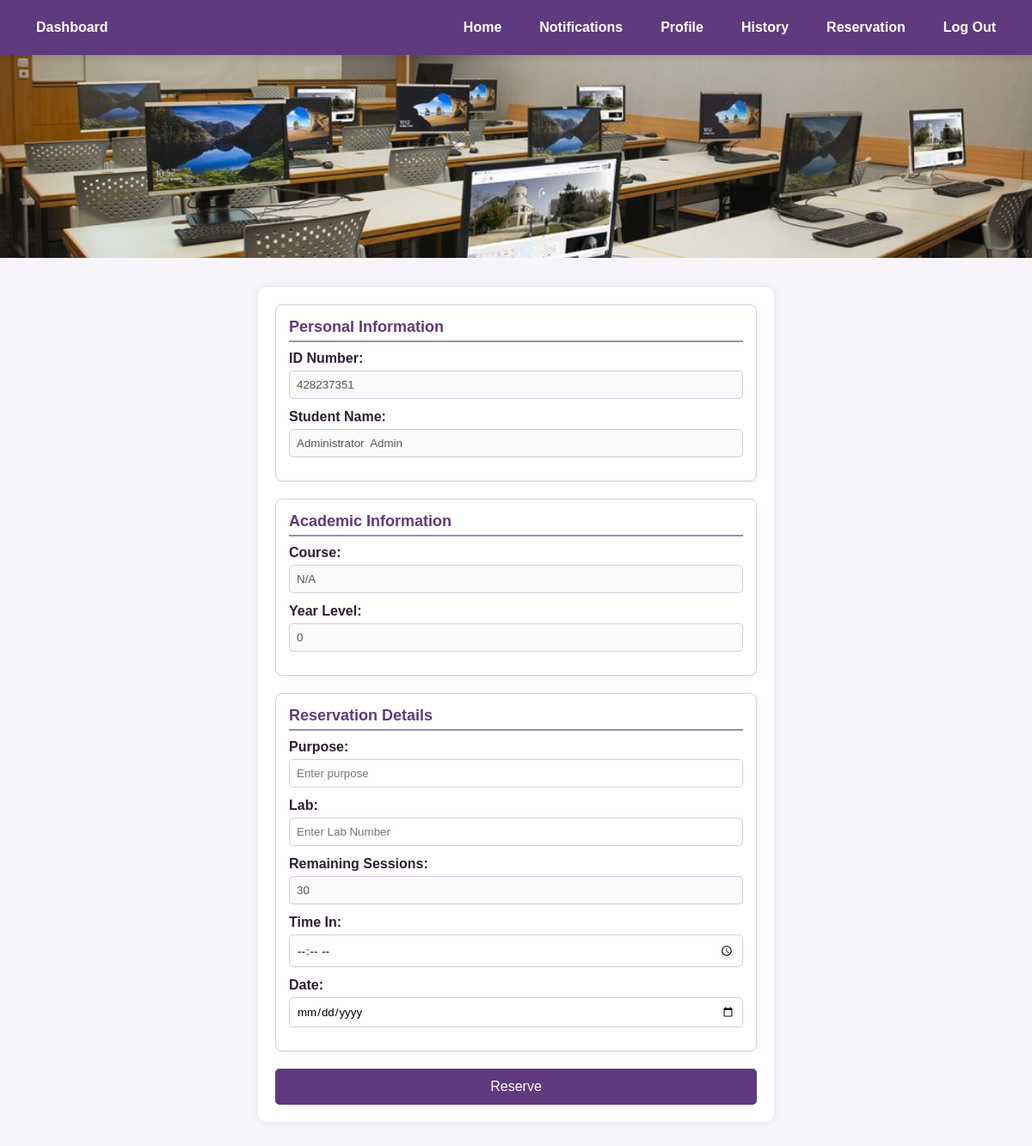
Page /student_reservation (signed in) on the committed database.
### tables this page shows
CREATE TABLE users (
    id INTEGER PRIMARY KEY AUTOINCREMENT,
    idno INTEGER NOT NULL,
    lastname VARCHAR(50) NOT NULL,
    firstname VARCHAR(50) NOT NULL,
    middlename VARCHAR(50),
    course VARCHAR(100) NOT NULL,
    year_level INTEGER NOT NULL,
    email_address VARCHAR(50) NOT NULL,
    username VARCHAR(50) NOT NULL,
    password VARCHAR(50) NOT NULL,
    profile_picture VARCHAR(255)
, is_admin BOOLEAN DEFAULT 0, registration_date TEXT, sessions INT DEFAULT 30);

### app.py (the view, shortened to what this page needs)
@app.route("/student_reservation", methods=["GET", "POST"])
def student_reservation():
    if "user" not in session:
        flash("Please log in first.", "warning")
        return redirect("/login")
    student = dbhelper.get_student_by_username(session["user"])
    if not student:
        flash("User not found!", "danger")
        return redirect("/student_dashboard")
    return render_template("student_reservation.html", student=student)

### app.py (called while the page is built)
@app.after_request
def disable_cache(response):
    response.headers['Cache-Control'] = 'no-store, no-cache, must-revalidate, post-check=0, pre-check=0'
    response.headers['Pragma'] = 'no-cache'
    response.headers['Expires'] = '0'
    return response

### dbhelper.py (called while the page is built)
def getprocess(sql: str, params: tuple = ()) -> list:
    db = connect(database)
    cursor: object = db.cursor()
    cursor.row_factory = Row
    cursor.execute(sql, params)
    data: list = cursor.fetchall()
    db.close()
    return [dict(row) for row in data]

def get_student_by_username(username: str) -> dict:
    sql = """SELECT idno, lastname, firstname, middlename, course, year_level,
                    email_address, username, password, profile_picture, sessions
             FROM users WHERE username = ?"""
    student_list = getprocess(sql, (username,))
    if student_list:
        student = student_list[0]
        student["profile_picture"] = student.get("profile_picture") or "profile_picture.png"
        return student
    return None

### templates/student_reservation.html (shortened to what this page needs)
<!DOCTYPE html>
<html lang="en">
<head>
</head>
<body>
    <nav class="navbar">
        <a class="nav-link" href="{{ url_for('student_dashboard')}}">Dashboard</a>
        <div class="nav-items">
            <a class="nav-link" href="{{ url_for('student_dashboard')}}">Home</a>
            <a class="nav-link" href="#">Notifications</a>
            <a class="nav-link" href="{{ url_for('edit_profile') }}">Profile</a>
            <a class="nav-link" href="{{ url_for('student_history')}}">History</a>
            <a class="nav-link" href="{{ url_for('student_reservation')}}">Reservation</a>
            <a class="nav-link" href="{{ url_for('logout') }}">Log Out</a>
        </div>
    </nav>
    <div class="image-container">
        <img src="../static/images/lab.jpg" alt="Reservation Banner">
    </div>
    <div class="form-container">
        <form method="POST" action="{{ url_for('student_reservation') }}">
            <div class="section">
                <div class="section-title">Personal Information</div>
                <div class="form-group">
                    <label>ID Number:</label>
                    <input type="text" name="idno" value="{{ student.idno }}" disabled>
                </div>
                <div class="form-group">
                    <label>Student Name:</label>
                    <input type="text" value="{{ student.firstname }} {{ student.middlename }} {{ student.lastname }}" disabled>
                </div>
            </div>
            <div class="section">
                <div class="section-title">Academic Information</div>
                <div class="form-group">
                    <label>Course:</label>
                    <input type="text" name="course" value="{{ student.course }}" disabled>
                </div>
                <div class="form-group">
                    <label>Year Level:</label>
                    <input type="text" name="year_level" value="{{ student.year_level }}" disabled>
                </div>
            </div>
            <div class="section">
                <div class="section-title">Reservation Details</div>
                <div class="form-group">
                    <label>Purpose:</label>
                    <input type="text" name="purpose" placeholder="Enter purpose" required>
                </div>
                <div class="form-group">
                    <label>Lab:</label>
                    <input type="text" name="lab" placeholder="Enter Lab Number" required>
                </div>
                <div class="form-group">
                    <label>Remaining Sessions:</label>
                    <input type="text" value="{{ student.sessions }}" disabled>
                </div>
                <div class="form-group">
                    <label>Time In:</label>
                    <input type="time" name="time_in" required>
                </div>
                <div class="form-group">
                    <label>Date:</label>
                    <input type="date" name="date" required>
                </div>
            </div>
            <button type="submit" class="reserve-btn">Reserve</button>
        </form>
    </div>
</body>
</html>

### templates/student_reservation.html (style rules this page uses)
* { margin: 0; padding: 0; box-sizing: border-box; font-family: 'Arial', sans-serif; }
body { font-family: Arial, sans-serif; margin: 0; padding: 0; background-color: #F8F5FA; }
.navbar { width: 100%; background-color: #603A7E; padding: 15px 20px; display: flex; justify-content: space-between; align-items: center; box-shadow: 0 4px 8px rgba(0, 0, 0, 0.1); position: fixed; top: 0; left: 0; z-index: 1000; }
.nav-items { display: flex; }
.navbar .nav-link { color: white; font-weight: bold; margin: 0 10px; text-decoration: none; font-size: 1rem; padding: 8px 12px; border-radius: 5px; transition: background 0.3s ease-in-out; }
.image-container { width: 100%; text-align: center; margin-bottom: 20px; }
.image-container img { width: 100%; max-height: 300px; object-fit: cover; }
.form-container { width: 50%; margin: 30px auto; background-color: white; padding: 20px; border-radius: 10px; box-shadow: 0px 0px 10px rgba(0, 0, 0, 0.1); }
.section { margin-bottom: 20px; padding: 15px; border-radius: 8px; background-color: #ffffff; border: 1px solid #D6C9E1; box-shadow: 2px 2px 5px rgba(0, 0, 0, 0.05); }
.section-title { font-size: 18px; font-weight: bold; color: #603A7E; margin-bottom: 10px; padding-bottom: 5px; border-bottom: 2px solid #A08BB3; }
.form-group { margin-bottom: 12px; }
.form-group label { display: block; font-weight: bold; margin-bottom: 5px; color: #2E1F33; }
.form-group input { width: 100%; padding: 8px; border: 1px solid #D6C9E1; border-radius: 5px; }
.reserve-btn { width: 100%; padding: 12px; background-color: #603A7E; color: white; border: none; border-radius: 5px; cursor: pointer; font-size: 16px; transition: background 0.3s ease-in-out; }

### rows in the picture
users: idno "428237351", firstname "Administrator Admin", course "N/A", year_level "0", sessions "30"
